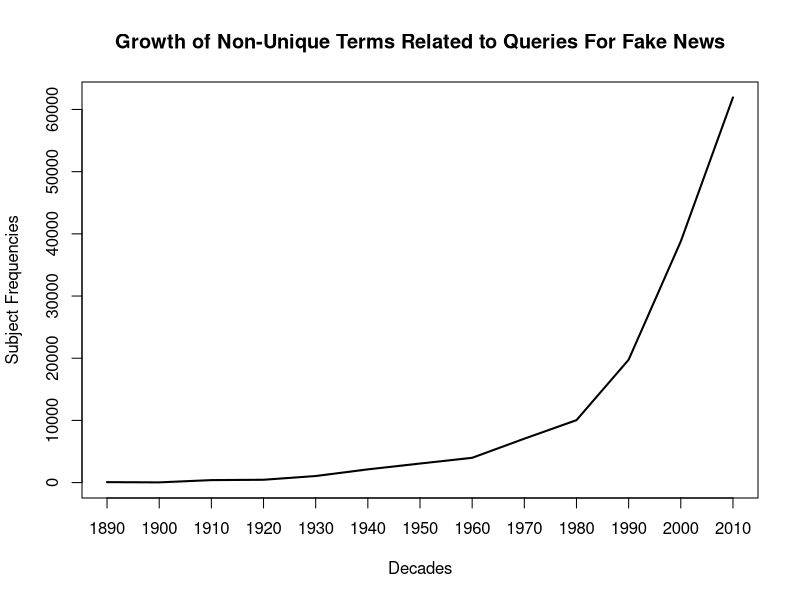
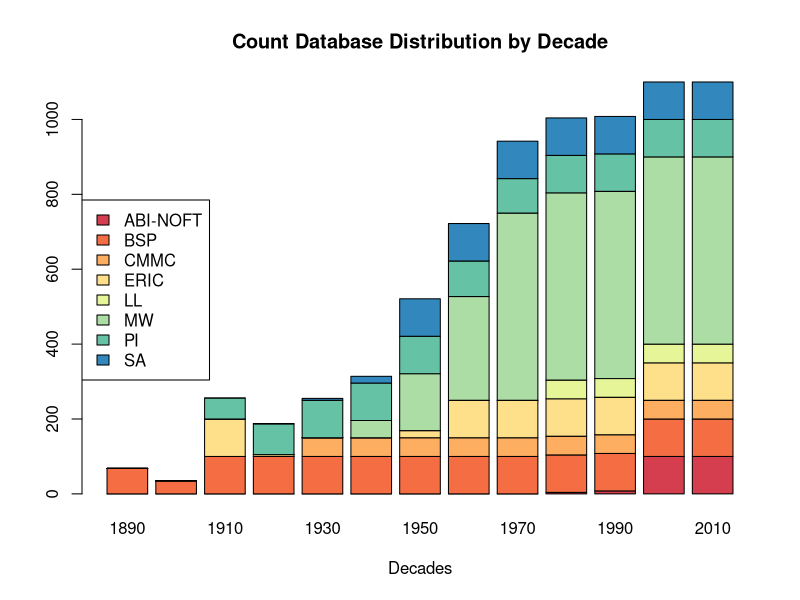
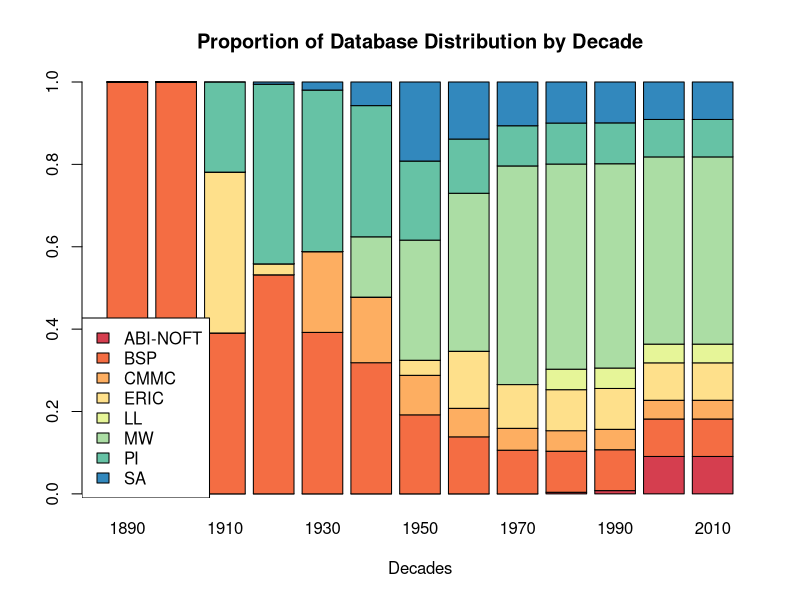
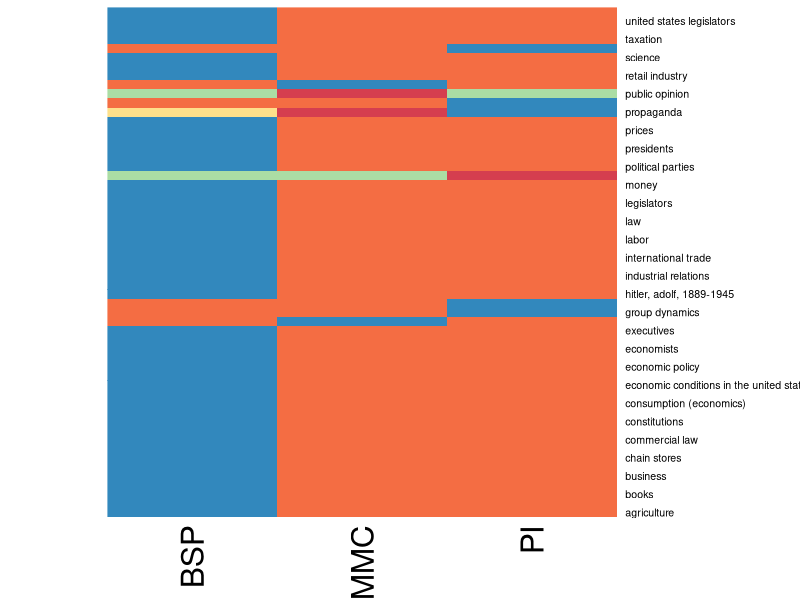
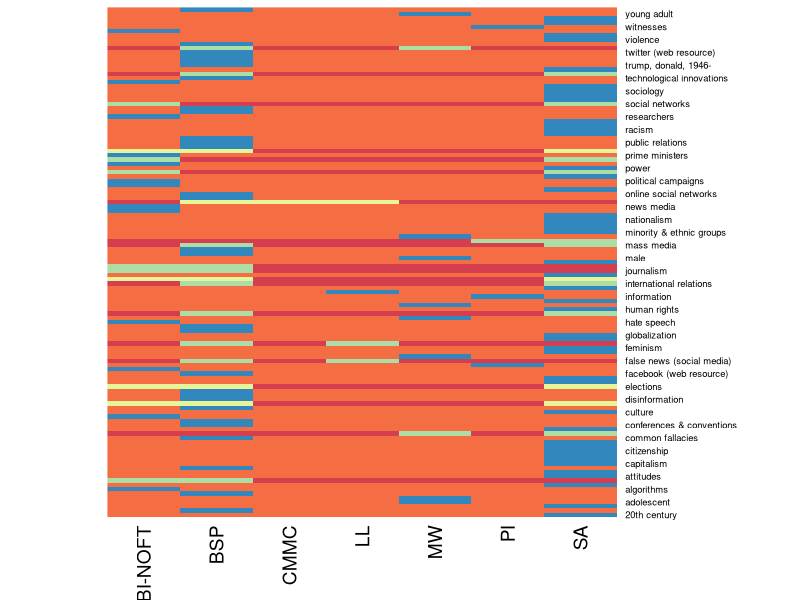

Write the R code that produced these figures, in order.
library(RColorBrewer) # for plot colors

setwd('/home/sean/Dropbox/workspace/database-compare/')
dbterms <- read.csv(file = "data.csv", header = TRUE, sep = "\t")

# convert terms to characters
dbterms$Term <- as.character(dbterms$Term)

# Merge 1911 with 1910 and 1982 with 1980 start years
dbterms$StartYear[dbterms$StartYear == 1911 ] <- 1910
dbterms$StartYear[dbterms$StartYear == 1982 ] <- 1980
# Merge odd year out with 1999 end year
dbterms$EndYear[dbterms$EndYear == 1991] <- 1999

# Calculate the total number of terms by decade
yearsterms <- as.table(tapply(dbterms$Freq, dbterms$StartYear, FUN = sum))
# Convert to data frame
yearstermsdb <- data.frame(yearsterms)

# Line plot total number of terms by decade
png('plots/growth.png', width = 1920, height = 1080, pointsize = 24)
plot(yearsterms,
     type = "l",
     xlab = "Decades",
     ylab = "Subject Frequencies",
     main = "Growth of Non-Unique Terms Related to Queries For Fake News")
dev.off()

# Calcualte percentage change
# https://stackoverflow.com/questions/20724203/need-to-calculate-rate-of-change-of-two-data-sets-over-time-individually-and-net
100 * diff(yearstermsdb$Freq) / yearstermsdb[-nrow(yearstermsdb),]$Freq

# Focus on frequency of database
# This needs to be re-coded and take $Freq into consideration
year2db <- table(dbterms$Database, dbterms$StartYear)
year2dbp <- prop.table(year2db, 2)

plotcolors <- brewer.pal(8, "Spectral") 

png('plots/year2dbcounts.png', width = 1920, height = 1080, pointsize = 24)
barplot(year2db, main = "Count Database Distribution by Decade",
        xlab = "Decades",
        col = plotcolors)
legend("left", col = plotcolors, fill = plotcolors, legend = rownames(year2db))
dev.off()

png('plots/year2dbproportions.png', width = 1920, height = 1080, pointsize = 24)
barplot(year2dbp, main = "Proportion of Database Distribution by Decade",
        xlab = "Decades",
        col = plotcolors)
legend("bottomleft", col = plotcolors,
       fill = plotcolors, legend = rownames(year2dbp), ncol = 1)
dev.off()

# Notes from meeting with Jenny
# look at terms by database in order to capture field differences, but
# also combine terms to be database agnostic 
# look at terms by decade in order to capture time series changes, but
# also combine terms to be date agnostic

# data with high frequency (HF) terms only for that decade (greater than mean) 

png('plots/heatmap1930.png', width = 1920, height = 1080, pointsize = 24)
dbtermsHF <- dbterms[dbterms$Freq > 4, ]
x <- dbtermsHF$Term[dbtermsHF$StartYear == 1930]
y <- dbtermsHF$Database[dbtermsHF$StartYear == 1930]
mdata <- as.matrix(table(x, y))
heatmap(mdata, Colv = NA, Rowv = NA, scale = "row", col = plotcolors)
dev.off()

png('plots/heatmap2010.png', width = 1920, height = 1080, pointsize = 24)
dbtermsHF <- dbterms[dbterms$Freq > 110, ]
x <- dbtermsHF$Term[dbtermsHF$StartYear == 2010]
y <- dbtermsHF$Database[dbtermsHF$StartYear == 2010]
mdata <- as.matrix(table(x, y))
heatmap(mdata, Colv = NA, Rowv = NA, scale = "row", col = plotcolors)
dev.off()
